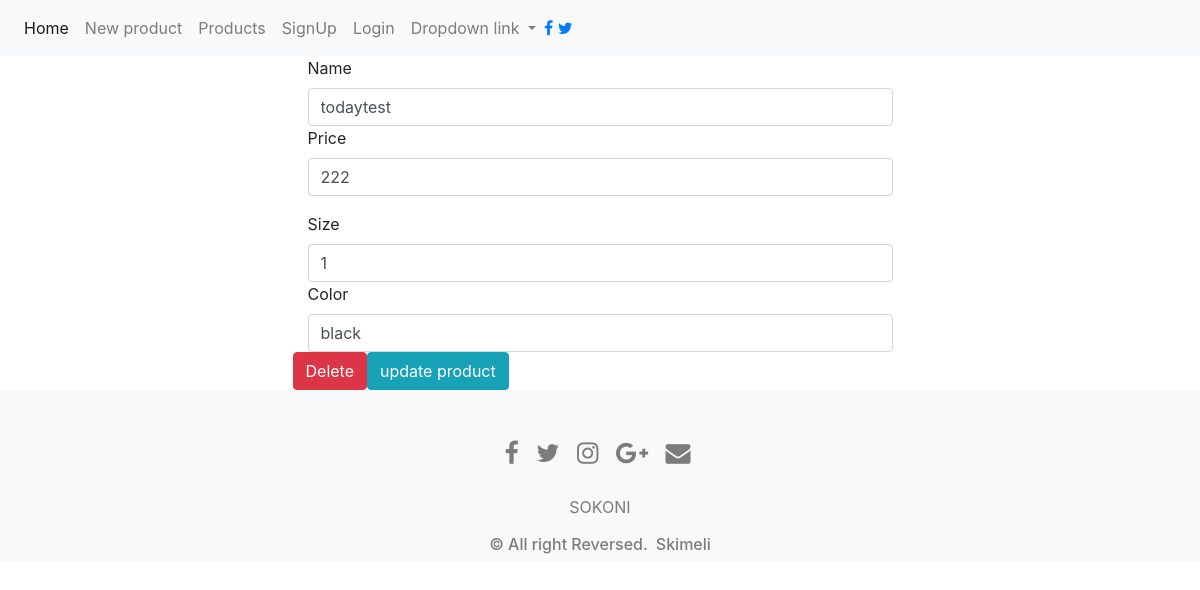
The app's page /products/update/1/ with its own data.
### app.py (models this page shows, shortened)
class Product(db.Model):
    id = db.Column(db.Integer, primary_key=True)
    name = db.Column(db.String(100), unique=False, nullable=False)
    size = db.Column(db.INTEGER, unique=False, nullable=False)
    color = db.Column(db.String(100), nullable=False)
    price = db.Column(db.INTEGER, nullable=False)
    image = db.Column(db.String(100), nullable=True)

### app.py (the view, shortened to what this page needs)
@app.route('/products/update/<int:product_id>/', methods=['GET', 'POST'])  # handling a single product
def update(product_id):
    product = Product.query.get(product_id)
    return render_template('update.html', product=product)

### templates/update.html (shortened to what this page needs)
{% extends 'layout.html' %}
{% block body%}
<div class="form">
    <form action="/products/update/{{product.id}}/" method="post" enctype="multipart/form-data">
        <div class="row">
            <div class="col-md-3"></div>
            <div class="col-md-6">
                <div class="form-group">
                    <div>
                        <label for="">Name</label>
                        <input type="text" value={{product.name}} name="productname" class="form-control"
                               placeholder="Enter name">
                    </div>
                    <label for="">Price</label>
                    <input type="number" value={{product.price}} name="productprice" class="form-control"
                           placeholder="Enter price">
                </div>
                <div>
                    <label for="">Size</label>
                    <input type="number" value={{product.size}} name="productsize" class="form-control"
                           placeholder="Enter number">
                </div>
                <div>
                    <label for="">Color</label>
                    <input type="text" value={{product.color}} name="productcolor" class="form-control"
                           placeholder="Enter color">
                </div>
                <div class="row">
                    <a href="/products/delete/{{product.id}}" class="btn btn-danger">Delete</a>
                    <input type="submit" class="btn btn-info" value="update product">
                </div>
            </div>
            <div class="col-md-3"></div>
        </div>
    </form>
</div>
{% endblock body %}

### records on screen
Product: productname "todaytest", productprice "222", productsize "1", productcolor "black"
